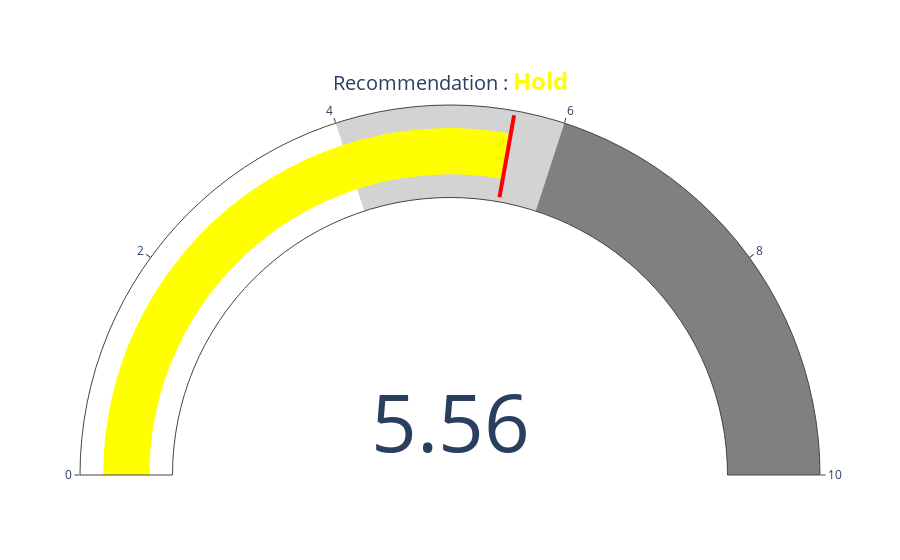

Notebook source saved alongside this figure:
### Code cell
plot_gauge(res.avg_pred[-1])

### Figure 1 — Plotly figure (JSON) as saved in the notebook; plotly's stock layout.template omitted (floating-point values rounded to 4 significant figures)
{"data": [{"domain": {"x": [0, 1], "y": [0, 1]}, "gauge": {"axis": {"range": [0, 10]}, "bar": {"color": "yellow"}, "steps": [{"color": "white", "range": [0, 4]}, {"color": "lightgray", "range": [4, 6]}, {"color": "gray", "range": [6, 10]}], "threshold": {"line": {"color": "red", "width": 4}, "thickness": 0.9, "value": 5.561}}, "mode": "gauge+number", "title": {"text": "Recommendation : <span style='font-size:1.2em;font-weight: bold;color:yellow'>Hold</span>"}, "type": "indicator", "value": 5.561}], "layout": {}}
